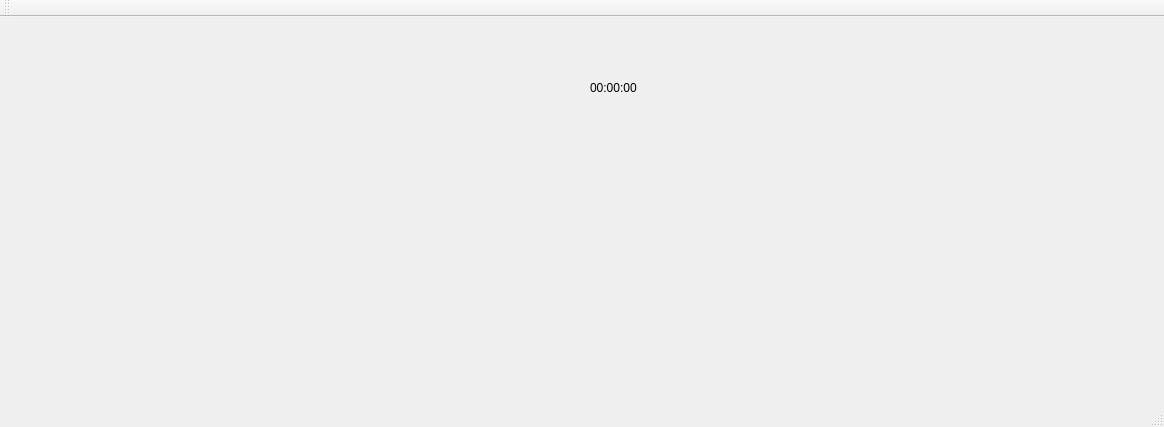
<?xml version="1.0" encoding="UTF-8"?>
<ui version="4.0">
 <class>MainW</class>
 <widget class="QMainWindow" name="MainW">
  <property name="geometry">
   <rect>
    <x>0</x>
    <y>0</y>
    <width>1164</width>
    <height>427</height>
   </rect>
  </property>
  <property name="windowTitle">
   <string>MainWindow</string>
  </property>
  <property name="styleSheet">
   <string notr="true"/>
  </property>
  <widget class="QWidget" name="centralwidget">
   <widget class="QLabel" name="clocks">
    <property name="geometry">
     <rect>
      <x>590</x>
      <y>20</y>
      <width>531</width>
      <height>101</height>
     </rect>
    </property>
    <property name="text">
     <string>00:00:00</string>
    </property>
   </widget>
  </widget>
  <widget class="QStatusBar" name="statusbar"/>
  <widget class="QToolBar" name="toolBar">
   <property name="windowTitle">
    <string>toolBar</string>
   </property>
   <attribute name="toolBarArea">
    <enum>TopToolBarArea</enum>
   </attribute>
   <attribute name="toolBarBreak">
    <bool>false</bool>
   </attribute>
  </widget>
 </widget>
 <resources/>
 <connections/>
</ui>
